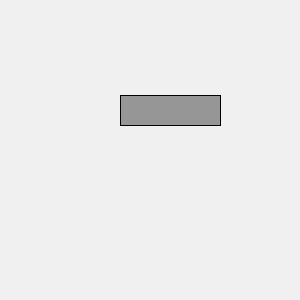
Frame 1 (no input)
Frame 60 (the mouse pressed at the canvas centre just before this capture): identical to frame 1, image omitted
Frame 120 (the mouse held since frame 60 and released just before this capture): identical to frame 1, image omitted

The Processing sketch that drew this single still picture (run headless with seeded random() and noise(); from frame 60 on, the mouse is pressed at the canvas centre):

// Processing sketch: Sketch_1
// ── Sketch_1.pde
// code 1 FA 18
// bryan ma

// this sketch creates a Button class that changes a 'pressed' boolean
// from false to true, and vice versa, when clicked on. pressing once
// is all that's needed to change the state. 

// create a different Button class that also has a 'pressed' boolean, 
// but unlike the other Button, the mouse needs to be held on the button
// in order to set it to true. releasing the mouse button or moving it off
// the button returns the boolean to false.

// finally, check in the sketch for the state of the buttons (see the 
// getButtonStatus() method for an example of how to access their state
// and create some kind of visual effect whenever the buttons are active. 


ButtonHeld button;

void setup() {
  size(300, 300);
  button = new ButtonHeld(120, 95, 100, 30);
}

void draw() {
  if(button.getButtonStatus()){
    background(150);
  } else if(!button.getButtonStatus()){
    background(240);
  }
  println(button.getButtonStatus());
  button.display();
  button.checkHeld();
}

// ── Class.pde
class ButtonHeld {
  boolean held;
  float x, y;
  float w, h;
  
  ButtonHeld(float x, float y, float w, float h) {
    this.x = x;
    this.y = y;
    this.w = w;
    this.h = h;
  }
  
  //checks if the mouse is inside the rectangle, but I don't understand why 
  //it sets held not equal to held.
  void checkHeld() {
    if (mouseX > x && mouseX < x + w && mouseY > y && mouseY < y + h && mousePressed) {
      held = true;
    } else {
      held = false;
    }
  }
  
  //checks if held is true, fills 240 if not fills 150
  //we want 'held' to mean the mouse is constantly pressed
  void display() {
    if (held) {
      fill(240);
    } else {
      fill(150);
    }
    rect(x, y, w, h);
  }
  
  //don't fully understand what this does
  boolean getButtonStatus() {
    return held;
  }
}

//class Button {
//  boolean pressed;
//  float x, y;
//  float w, h;
  
//  Button(float x, float y, float w, float h) {
//    this.x = x;
//    this.y = y;
//    this.w = w;
//    this.h = h;
//  }
  
//  void checkPressed() {
//    if (mouseX > x && mouseX < x + w && mouseY > y && mouseY < y + h) {
//      pressed = !pressed;
//    }
//  }
  
//  void display() {
//    if (pressed) {
//      fill(240);
//    } else {
//      fill(150);
//    }
//    rect(x, y, w, h);
//  }
  
//  boolean getButtonStatus() {
//    return pressed;
//  }
//}
